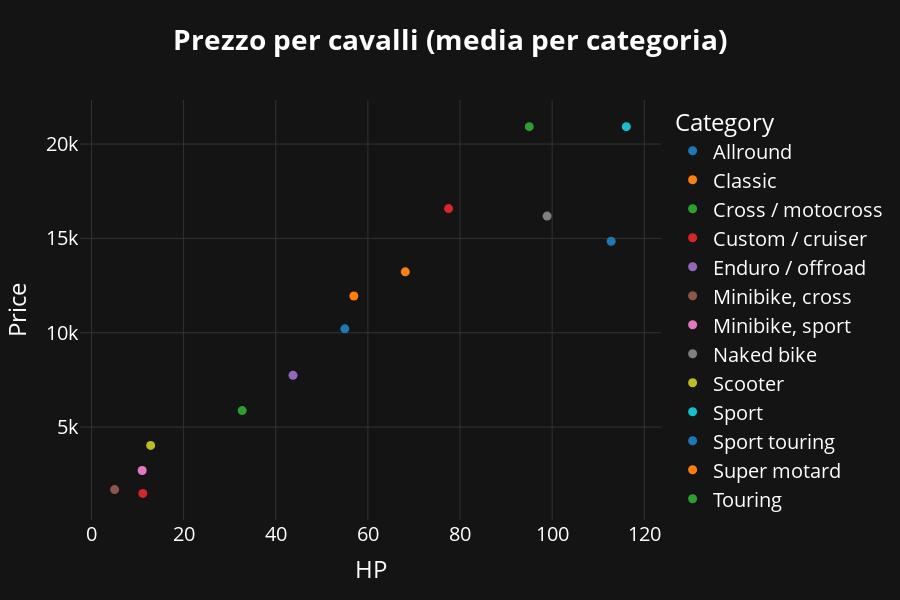

Notebook code for this chart:
### Markdown cell above
### Price

### Code cell
df_filtered = df.dropna(subset=["Category", "HP", "Price_adj"])

df_filtered = df_filtered[~df_filtered["Category"].str.contains("Prototype")]
df_filtered = df_filtered[~df_filtered["Category"].str.contains("ATV")]

df_grouped = df_filtered.groupby("Category", as_index=False).mean({
    "Price_adj": "mean",
    "HP": "mean"
})
fig = px.scatter(
    df_grouped,
    x="HP", y="Price",
    color="Category",
    hover_name="Category",
    title="<b>Prezzo per cavalli (media per categoria)</b><br>",
    height=600
)

fig.update_traces(textposition='top center')
set_theme(fig).show()

### Figure 1 — Plotly figure (JSON) as saved in the notebook; plotly's stock layout.template omitted (floating-point values rounded to 4 significant figures)
{"data": [{"hovertemplate": "<b>%{hovertext}</b><br><br>Category=Allround<br>HP=%{x}<br>Price=%{y}<extra></extra>", "hovertext": ["Allround"], "legendgroup": "Allround", "marker": {"color": "#1F77B4", "symbol": "circle"}, "mode": "markers", "name": "Allround", "orientation": "v", "showlegend": true, "textposition": "top center", "type": "scatter", "x": [54.99], "xaxis": "x", "y": [10210.0], "yaxis": "y"}, {"hovertemplate": "<b>%{hovertext}</b><br><br>Category=Classic<br>HP=%{x}<br>Price=%{y}<extra></extra>", "hovertext": ["Classic"], "legendgroup": "Classic", "marker": {"color": "#FF7F0E", "symbol": "circle"}, "mode": "markers", "name": "Classic", "orientation": "v", "showlegend": true, "textposition": "top center", "type": "scatter", "x": [56.95], "xaxis": "x", "y": [11950.0], "yaxis": "y"}, {"hovertemplate": "<b>%{hovertext}</b><br><br>Category=Cross / motocross<br>HP=%{x}<br>Price=%{y}<extra></extra>", "hovertext": ["Cross / motocross"], "legendgroup": "Cross / motocross", "marker": {"color": "#2CA02C", "symbol": "circle"}, "mode": "markers", "name": "Cross / motocross", "orientation": "v", "showlegend": true, "textposition": "top center", "type": "scatter", "x": [32.72], "xaxis": "x", "y": [5873.0], "yaxis": "y"}, {"hovertemplate": "<b>%{hovertext}</b><br><br>Category=Custom / cruiser<br>HP=%{x}<br>Price=%{y}<extra></extra>", "hovertext": ["Custom / cruiser"], "legendgroup": "Custom / cruiser", "marker": {"color": "#D62728", "symbol": "circle"}, "mode": "markers", "name": "Custom / cruiser", "orientation": "v", "showlegend": true, "textposition": "top center", "type": "scatter", "x": [77.51], "xaxis": "x", "y": [16580.0], "yaxis": "y"}, {"hovertemplate": "<b>%{hovertext}</b><br><br>Category=Enduro / offroad<br>HP=%{x}<br>Price=%{y}<extra></extra>", "hovertext": ["Enduro / offroad"], "legendgroup": "Enduro / offroad", "marker": {"color": "#9467BD", "symbol": "circle"}, "mode": "markers", "name": "Enduro / offroad", "orientation": "v", "showlegend": true, "textposition": "top center", "type": "scatter", "x": [43.74], "xaxis": "x", "y": [7745.0], "yaxis": "y"}, {"hovertemplate": "<b>%{hovertext}</b><br><br>Category=Minibike, cross<br>HP=%{x}<br>Price=%{y}<extra></extra>", "hovertext": ["Minibike, cross"], "legendgroup": "Minibike, cross", "marker": {"color": "#8C564B", "symbol": "circle"}, "mode": "markers", "name": "Minibike, cross", "orientation": "v", "showlegend": true, "textposition": "top center", "type": "scatter", "x": [5.033], "xaxis": "x", "y": [1689.0], "yaxis": "y"}, {"hovertemplate": "<b>%{hovertext}</b><br><br>Category=Minibike, sport<br>HP=%{x}<br>Price=%{y}<extra></extra>", "hovertext": ["Minibike, sport"], "legendgroup": "Minibike, sport", "marker": {"color": "#E377C2", "symbol": "circle"}, "mode": "markers", "name": "Minibike, sport", "orientation": "v", "showlegend": true, "textposition": "top center", "type": "scatter", "x": [11], "xaxis": "x", "y": [2699], "yaxis": "y"}, {"hovertemplate": "<b>%{hovertext}</b><br><br>Category=Naked bike<br>HP=%{x}<br>Price=%{y}<extra></extra>", "hovertext": ["Naked bike"], "legendgroup": "Naked bike", "marker": {"color": "#7F7F7F", "symbol": "circle"}, "mode": "markers", "name": "Naked bike", "orientation": "v", "showlegend": true, "textposition": "top center", "type": "scatter", "x": [98.9], "xaxis": "x", "y": [16180.0], "yaxis": "y"}, {"hovertemplate": "<b>%{hovertext}</b><br><br>Category=Scooter<br>HP=%{x}<br>Price=%{y}<extra></extra>", "hovertext": ["Scooter"], "legendgroup": "Scooter", "marker": {"color": "#BCBD22", "symbol": "circle"}, "mode": "markers", "name": "Scooter", "orientation": "v", "showlegend": true, "textposition": "top center", "type": "scatter", "x": [12.84], "xaxis": "x", "y": [4028.0], "yaxis": "y"}, {"hovertemplate": "<b>%{hovertext}</b><br><br>Category=Sport<br>HP=%{x}<br>Price=%{y}<extra></extra>", "hovertext": ["Sport"], "legendgroup": "Sport", "marker": {"color": "#17BECF", "symbol": "circle"}, "mode": "markers", "name": "Sport", "orientation": "v", "showlegend": true, "textposition": "top center", "type": "scatter", "x": [116.1], "xaxis": "x", "y": [20920.0], "yaxis": "y"}, {"hovertemplate": "<b>%{hovertext}</b><br><br>Category=Sport touring<br>HP=%{x}<br>Price=%{y}<extra></extra>", "hovertext": ["Sport touring"], "legendgroup": "Sport touring", "marker": {"color": "#1F77B4", "symbol": "circle"}, "mode": "markers", "name": "Sport touring", "orientation": "v", "showlegend": true, "textposition": "top center", "type": "scatter", "x": [112.8], "xaxis": "x", "y": [14850.0], "yaxis": "y"}, {"hovertemplate": "<b>%{hovertext}</b><br><br>Category=Super motard<br>HP=%{x}<br>Price=%{y}<extra></extra>", "hovertext": ["Super motard"], "legendgroup": "Super motard", "marker": {"color": "#FF7F0E", "symbol": "circle"}, "mode": "markers", "name": "Super motard", "orientation": "v", "showlegend": true, "textposition": "top center", "type": "scatter", "x": [68.12], "xaxis": "x", "y": [13230.0], "yaxis": "y"}, {"hovertemplate": "<b>%{hovertext}</b><br><br>Category=Touring<br>HP=%{x}<br>Price=%{y}<extra></extra>", "hovertext": ["Touring"], "legendgroup": "Touring", "marker": {"color": "#2CA02C", "symbol": "circle"}, "mode": "markers", "name": "Touring", "orientation": "v", "showlegend": true, "textposition": "top center", "type": "scatter", "x": [95.04], "xaxis": "x", "y": [20920.0], "yaxis": "y"}, {"hovertemplate": "<b>%{hovertext}</b><br><br>Category=Trial<br>HP=%{x}<br>Price=%{y}<extra></extra>", "hovertext": ["Trial"], "legendgroup": "Trial", "marker": {"color": "#D62728", "symbol": "circle"}, "mode": "markers", "name": "Trial", "orientation": "v", "showlegend": true, "textposition": "top center", "type": "scatter", "x": [11.14], "xaxis": "x", "y": [1487.0], "yaxis": "y"}], "layout": {"font": {"color": "white", "size": 20}, "height": 600, "legend": {"bgcolor": "rgba(0,0,0,0)", "title": {"text": "Category"}, "tracegroupgap": 0}, "paper_bgcolor": "#141415", "plot_bgcolor": "#141415", "title": {"text": "<b>Prezzo per cavalli (media per categoria)</b><br>"}, "xaxis": {"anchor": "y", "domain": [0, 1], "gridcolor": "#333333", "title": {"text": "HP"}, "zerolinecolor": "#333333"}, "yaxis": {"anchor": "x", "domain": [0, 1], "gridcolor": "#333333", "title": {"text": "Price"}, "zerolinecolor": "#333333"}}}
